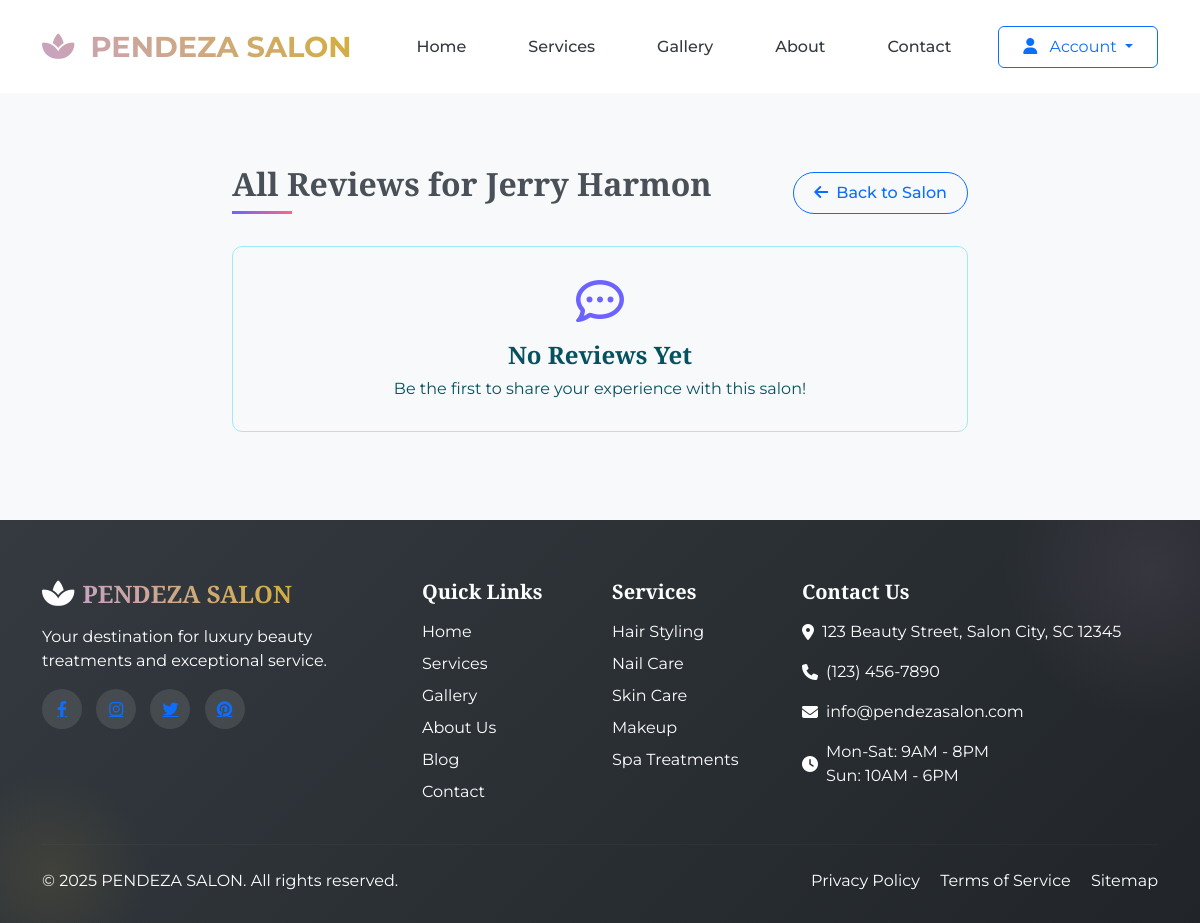
Before: /jerry-harmon-63c55/reviews/ with the older database file.
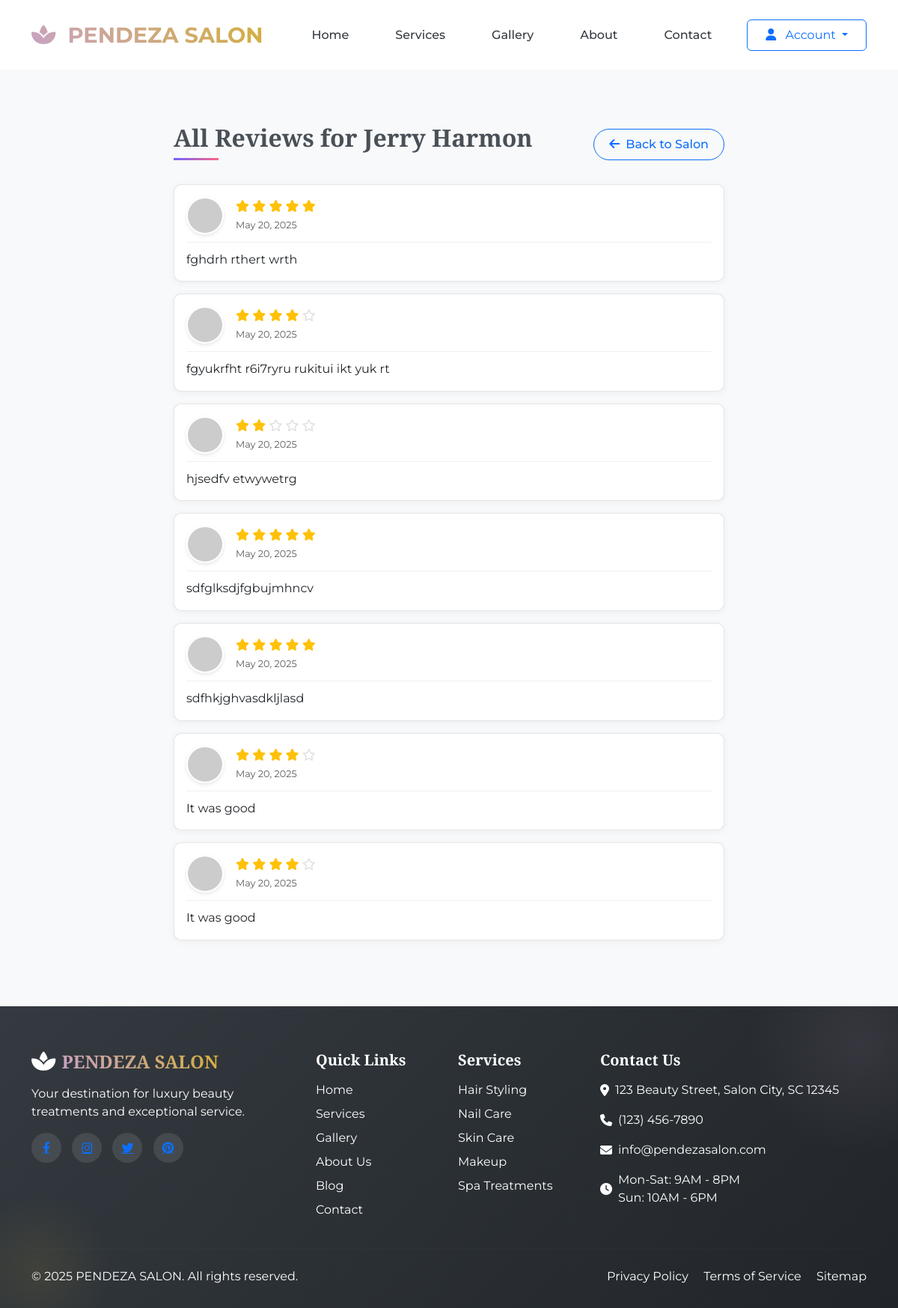
After: the same page with the newer database file.
### salon/models.py (models this page shows, shortened)
class SalonReview(models.Model):
    id = models.UUIDField(primary_key=True, default=uuid.uuid4, editable=False)
    salon = models.ForeignKey(Salon, on_delete=models.CASCADE, related_name='reviews')
    user = models.ForeignKey(User, on_delete=models.CASCADE, related_name='reviews')
    rating = models.PositiveIntegerField(default=0)
    comment = models.TextField(blank=True, null=True)
    created_at = models.DateTimeField(auto_now_add=True)
    updated_at = models.DateTimeField(auto_now=True)
    class Meta:
        verbose_name = "Salon Review"
        verbose_name_plural = "Salon Reviews"
        ordering = ['-created_at']

### salon/views.py (the view)
# urls.py: path('<slug:slug>/reviews/', views.SalonReviewsView.as_view(), name='all_reviews'),
class SalonReviewsView(ListView):
    model = SalonReview
    template_name = 'salon/all_reviews.html'
    context_object_name = 'reviews'
    paginate_by = 10  # Show 10 reviews per page
    def get_queryset(self):
        salon_slug = self.kwargs.get('slug')
        return SalonReview.objects.filter(salon__slug=salon_slug).order_by('-created_at')
    def get_context_data(self, **kwargs):
        context = super().get_context_data(**kwargs)
        context['salon'] = get_object_or_404(Salon, slug=self.kwargs.get('slug'))
        return context

### templates/salon/all_reviews.html (shortened to what this page needs)
{% extends 'base.html' %}
{% load static %}
{% block content %}
{% block extra_head %}
<link rel="stylesheet" href="{% static 'css/allreviews.css' %}">
{% endblock %}
<div class="container py-5">
    <div class="row">
        <div class="col-lg-8 mx-auto">
            <div class="d-flex justify-content-between align-items-center mb-4">
                <h2 class="page-title">All Reviews for {{ salon.name }}</h2>
                <a href="{% url 'salon:detail' salon.slug %}" class="btn btn-outline-primary back-btn">
                    <i class="fas fa-arrow-left me-2"></i>Back to Salon
                </a>
            </div>
            {% if reviews %}
                <div id="reviews-container">
                    {% for review in reviews %}
                    <div class="card mb-3 review-card" data-review-id="{{ review.id }}">
                        <div class="card-body">
                            <div class="d-flex align-items-center mb-2 user-info">
                                <img src="{% if review.user.profile.avatar %}{{ review.user.profile.avatar.url }}{% else %}https://randomuser.me/api/portraits/{% if review.user.gender == 'F' %}women{% else %}men{% endif %}/{{ review.user.id|slice:":2" }}.jpg{% endif %}"
                                     class="rounded-circle me-3 user-avatar" width="50" height="50" alt="{{ review.user.get_full_name }}">
                                <div>
                                    <div class="star-rating">
                                        {% for i in "12345" %}
                                            {% if forloop.counter <= review.rating %}
                                                <i class="fas fa-star filled-star"></i>
                                            {% else %}
                                                <i class="far fa-star empty-star"></i>
                                            {% endif %}
                                        {% endfor %}
                                    </div>
                                    <small class="text-muted review-date">{{ review.created_at|date:"F j, Y" }}</small>
                                </div>
                            </div>
                            <p class="mb-0 review-content">{{ review.comment }}</p>
                        </div>
                    </div>
                    {% endfor %}
                </div>
            {% else %}
                <div class="alert alert-info no-reviews">
                    <i class="far fa-comment-dots fa-3x mb-3" style="color: #6c63ff;"></i>
                    <h4>No Reviews Yet</h4>
                    <p class="mb-0">Be the first to share your experience with this salon!</p>
                </div>
            {% endif %}
        </div>
    </div>
</div>
{% endblock %}

Changed rows visible on the page:
added SalonReview: rating 5 (drawn), created_at "May 20, 2025", comment "fghdrh rthert wrth"
added SalonReview: rating 4 (drawn), created_at "May 20, 2025", comment "fgyukrfht r6i7ryru rukitui ikt yuk rt"
added SalonReview: rating 2 (drawn), created_at "May 20, 2025", comment "hjsedfv etwywetrg"
added SalonReview: rating 5 (drawn), created_at "May 20, 2025", comment "sdfglksdjfgbujmhncv"
added SalonReview: rating 5 (drawn), created_at "May 20, 2025", comment "sdfhkjghvasdkljlasd"
added SalonReview: rating 4 (drawn), created_at "May 20, 2025", comment "It was good"
added SalonReview: rating 4 (drawn), created_at "May 20, 2025", comment "It was good"
Other visible differences:
text no longer shown: "No Reviews Yet Be the first to share your experience with this salon!"
